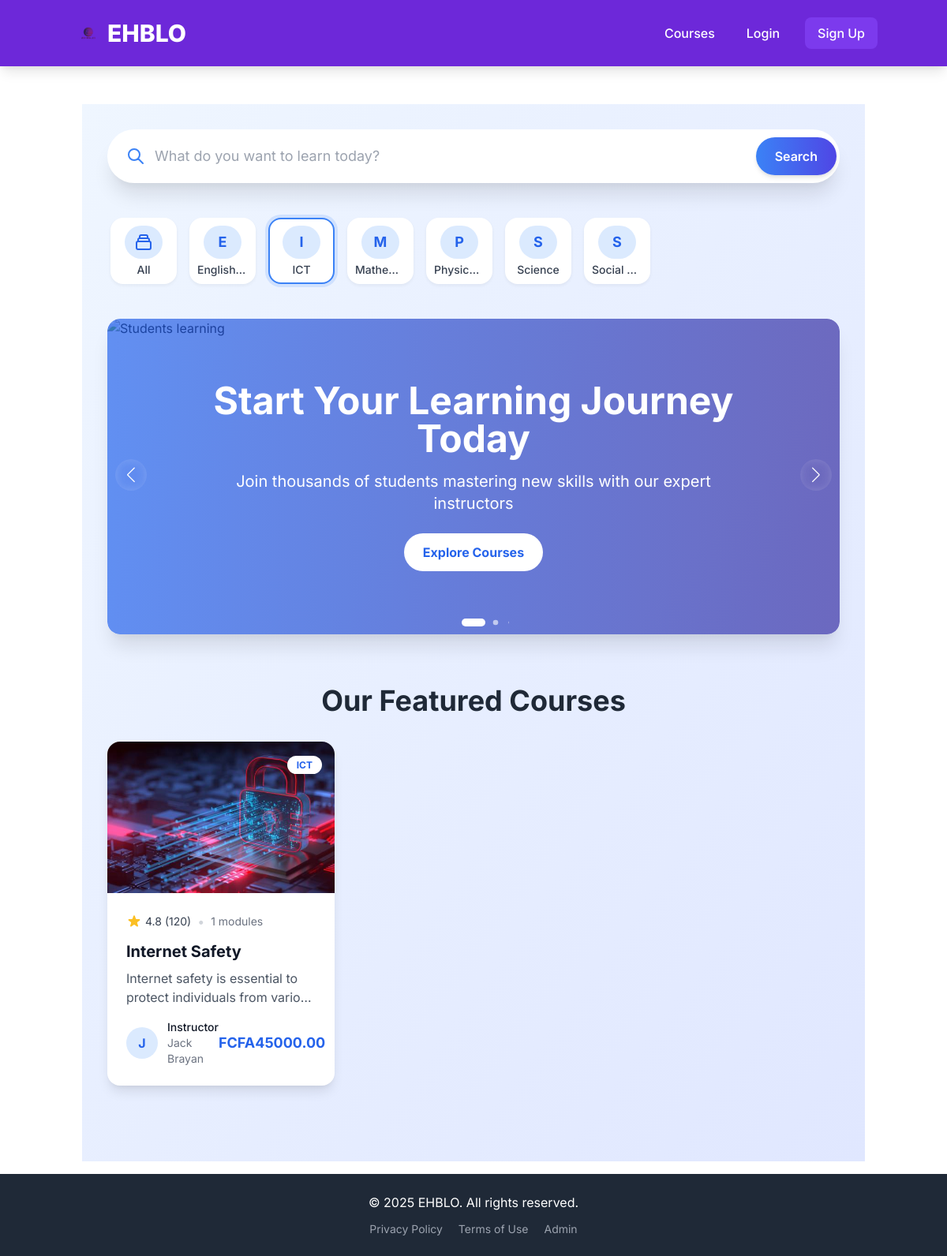
/courses/subject/ict/, run on the app's committed database.
### courses/models.py (models this page shows, shortened)
class Subject(models.Model):
    name = models.CharField(max_length=200, unique=True)
    slug = models.SlugField(max_length=200, unique=True, blank=True)
    class Meta:
        ordering = ('name',)

class Course(models.Model):
    instructor = models.ForeignKey(settings.AUTH_USER_MODEL,
                                   on_delete=models.CASCADE,
                                   related_name='courses_created',
                                   limit_choices_to={'user_type': 'instructor'})
    subject = models.ForeignKey(Subject,
                                 on_delete=models.CASCADE,
                                 related_name='courses')
    title = models.CharField(max_length=250)
    slug = models.SlugField(max_length=250, unique=True, blank=True)
    overview = models.TextField()
    created = models.DateTimeField(auto_now_add=True)
    updated = models.DateTimeField(auto_now=True)
    price = models.DecimalField(max_digits=10, decimal_places=2, default=0.00) # 0 for free courses
    is_published = models.BooleanField(default=False)
    tags = TaggableManager(blank=True)
    image = models.ImageField(upload_to='course_thumbnails/', null=True, blank=True)
    class Meta:
        ordering = ('-created',)

### users/models.py (models this page shows, shortened)
class CustomUser(AbstractUser):
    USER_TYPE_CHOICES = (
        ("student", "Student"),
        ("instructor", "Instructor"),
    )
    user_type = models.CharField(max_length=20, choices=USER_TYPE_CHOICES, default="student")
    bio = models.TextField(blank=True, null=True)
    profile_picture = models.ImageField(upload_to='profile_pics/', blank=True, null=True)
    phone_number = models.CharField(max_length=20, blank=True, null=True)
    country = models.CharField(max_length=100, blank=True, null=True)
    PEDAGOGIC_LEVEL_CHOICES = [
        ('primary', 'Primary'),
        ('secondary', 'Secondary'),
        ('university', 'University'),
        ('personal', 'Personal'),
    ]
    pedagogic_level = models.CharField(
        max_length=20,
        choices=PEDAGOGIC_LEVEL_CHOICES,
        blank=True,  # Allow it to be optional in the database
        null=True,   # Allow NULL in the database
        verbose_name="Pedagogic Level"
    )
    interests = models.ManyToManyField(
        Subject,
        related_name='interested_users',
        blank=True, # Allow users to have no interests selected initially
        verbose_name="Interests"
    )
    class Meta:
        verbose_name = "User"
        verbose_name_plural = "Users"

### courses/views.py (the view, shortened to what this page needs)
# urls.py: path('', views.CourseListView.as_view(), name='course_list'),
class CourseListView(ListView):
    model = Course
    template_name = 'courses/course_list.html'
    context_object_name = 'courses'
    paginate_by = 10
    def get_queryset(self):
        queryset = super().get_queryset().filter(is_published=True)
        subject_slug = self.kwargs.get('subject_slug')
        if subject_slug:
            subject = get_object_or_404(Subject, slug=subject_slug)
            queryset = queryset.filter(subject=subject)
        query = self.request.GET.get('q')
        return queryset.annotate(num_modules=Count('modules')).order_by('-created')
    def get_context_data(self, **kwargs):
        context = super().get_context_data(**kwargs)
        context['subjects'] = Subject.objects.annotate(total_courses=Count('courses', filter=Q(courses__is_published=True)))
        context['current_subject_slug'] = self.kwargs.get('subject_slug')
        context['query'] = self.request.GET.get('q', '')
        return context

### courses/templates/courses/course_list.html (shortened to what this page needs)
{% extends "base.html" %}
{% load static %}
{% block content %}
<div class="min-h-screen bg-gradient-to-br from-blue-50 to-indigo-100 py-8 px-4 sm:px-6 lg:px-8">
    <div class="max-w-7xl mx-auto mb-8 animate-fade-in">
        <form action="{% url 'course_list' %}" method="get" class="bg-white rounded-full shadow-xl p-1 flex items-center">
            <div class="relative flex-grow">
                <input type="search" name="q" placeholder="What do you want to learn today?" value="{{ query }}"
                       class="w-full p-4 pl-14 border-0 rounded-full focus:ring-2 focus:ring-blue-500 focus:outline-none text-lg placeholder-gray-400">
                <svg class="absolute left-5 top-1/2 transform -translate-y-1/2 h-6 w-6 text-blue-500" fill="none" viewBox="0 0 24 24" stroke="currentColor">
                    <path stroke-linecap="round" stroke-linejoin="round" stroke-width="2" d="M21 21l-6-6m2-5a7 7 0 11-14 0 7 7 0 0114 0z" />
                </svg>
            </div>
            <button type="submit"
                    class="bg-gradient-to-r from-blue-500 to-indigo-600 text-white px-6 py-3 rounded-full font-semibold hover:from-blue-600 hover:to-indigo-700 transition-all duration-300 transform hover:scale-105 shadow-md hover:shadow-lg ml-2 focus:outline-none focus:ring-2 focus:ring-offset-2 focus:ring-blue-500">
                Search
            </button>
        </form>
    </div>
    <div class="max-w-7xl mx-auto mb-8 animate-fade-in">
        <div class="swiper subjects-swiper">
            <div class="swiper-wrapper">
                <div class="swiper-slide w-auto">
                    <a href="{% url 'course_list' %}"
                       class="subject-card group {% if not current_subject_slug %}active-subject{% endif %}">
                        <div class="p-2 flex flex-col items-center justify-center w-20 h-20">
                            <div class="w-12 h-12 rounded-full bg-blue-100 flex items-center justify-center transition-all duration-300 group-hover:bg-blue-200">
                            </div>
                            <span class="text-sm mt-1 text-gray-700 truncate w-full text-center font-medium">All</span>
                        </div>
                    </a>
                </div>
                {% for subject in subjects %}
                <div class="swiper-slide w-auto">
                    <a href="{% url 'course_list_by_subject' subject.slug %}"
                       class="subject-card group {% if current_subject_slug == subject.slug %}active-subject{% endif %}">
                        <div class="p-2 flex flex-col items-center justify-center w-20 h-20">
                            <div class="w-12 h-12 rounded-full bg-blue-100 flex items-center justify-center transition-all duration-300 group-hover:bg-blue-200">
                                <span class="text-lg font-bold text-blue-600 transition-all duration-300 group-hover:scale-110">{{ subject.name|first }}</span>
                            </div>
                            <span class="text-sm mt-1 text-gray-700 truncate w-full text-center font-medium">{{ subject.name|truncatechars:12 }}</span>
                        </div>
                    </a>
                </div>
                {% endfor %}
            </div>
        </div>
    </div>
    <div class="max-w-7xl mx-auto mb-16 rounded-2xl overflow-hidden shadow-xl animate-fade-in">
        <div class="swiper hero-swiper">
            <div class="swiper-wrapper">
                <div class="swiper-slide relative">
                    <div class="absolute inset-0 bg-gradient-to-r from-blue-600 to-indigo-800 opacity-70"></div>
                    <img src="https://images.unsplash.com/photo-1522202176988-66273c2fd55f?ixlib=rb-1.2.1&auto=format&fit=crop&w=1350&q=80"
                         class="w-full h-full object-cover" alt="Students learning" loading="lazy">
                    <div class="absolute inset-0 flex items-center justify-center text-center px-8">
                        <div class="text-white max-w-2xl">
                            <h2 class="text-3xl sm:text-4xl md:text-5xl font-bold mb-4">Start Your Learning Journey Today</h2>
                            <p class="text-lg sm:text-xl mb-6">Join thousands of students mastering new skills with our expert instructors</p>
                            <a href="#" class="inline-block bg-white text-blue-600 px-6 py-3 rounded-full font-bold hover:bg-gray-100 transition duration-300 focus:outline-none focus:ring-2 focus:ring-offset-2 focus:ring-white">
                                Explore Courses
                            </a>
                        </div>
                    </div>
                </div>
            </div>
            <div class="swiper-pagination"></div>
            <div class="swiper-button-next !text-white"></div>
            <div class="swiper-button-prev !text-white"></div>
        </div>
    </div>
    <div class="max-w-7xl mx-auto mb-16">
        <h2 class="text-3xl sm:text-4xl font-bold text-gray-800 mb-8 text-center">Our Featured Courses</h2>
        {% if courses %}
            <div class="grid grid-cols-1 sm:grid-cols-2 lg:grid-cols-3 gap-8">
                {% for course in courses %}
                    <a href="{% url 'course_detail' course.id course.slug %}" class="course-card group">
                        <div class="bg-white rounded-2xl shadow-lg overflow-hidden hover:shadow-xl transition-all duration-300 transform hover:-translate-y-1 h-full flex flex-col">
                            <div class="relative overflow-hidden h-48 flex-shrink-0">
                                {% if course.image %}
                                    <img src="{{ course.image.url }}" alt="{{ course.title }}"
                                         class="w-full h-full object-cover transition-transform duration-500 group-hover:scale-105" loading="lazy">
                                {% endif %}
                                <div class="absolute top-4 right-4">
                                    <span class="bg-white text-blue-600 text-xs font-bold px-3 py-1 rounded-full shadow-md transition-all duration-300 group-hover:bg-blue-600 group-hover:text-white">
                                        {{ course.subject.name }}
                                    </span>
                                </div>
                            </div>
                            <div class="p-6 flex-grow">
                                <div class="flex items-center mb-3">
                                    <div class="flex items-center">
                                        <span class="text-gray-700 ml-1 text-sm">4.8 (120)</span>
                                    </div>
                                    <span class="mx-2 text-gray-300">•</span>
                                    <span class="text-gray-500 text-sm">{{ course.num_modules }} modules</span>
                                </div>
                                <h2 class="text-xl font-bold text-gray-900 mb-2 group-hover:text-blue-600 transition-colors duration-300">
                                    {{ course.title }}
                                </h2>
                                <p class="text-gray-600 mb-4 line-clamp-2">{{ course.overview }}</p>
                                <div class="flex items-center mt-auto">
                                    <div class="flex-shrink-0">
                                        <div class="h-10 w-10 rounded-full bg-blue-100 flex items-center justify-center text-blue-600 font-bold transition-all duration-300 group-hover:bg-blue-200">
                                            {{ course.instructor.get_full_name|default:course.instructor.username|first }}
                                        </div>
                                    </div>
                                    <div class="ml-3">
                                        <p class="text-sm font-medium text-gray-900">Instructor</p>
                                        <p class="text-sm text-gray-500">{{ course.instructor.get_full_name|default:course.instructor.username }}</p>
                                    </div>
                                    <div class="ml-auto text-lg font-bold text-blue-600">
                                        {% if course.price > 0 %}
                                            FCFA{{ course.price }}
                                        {% else %}
                                            <span class="bg-green-100 text-green-800 px-3 py-1 rounded-full text-sm font-semibold">Free</span>
                                        {% endif %}
                                    </div>
                                </div>
                            </div>
                        </div>
                    </a>
                {% endfor %}
            </div>
        {% endif %}
    </div>
</div>
<link rel="stylesheet" href="https://unpkg.com/swiper@8/swiper-bundle.min.css">
{% endblock %}

### templates/base.html (style rules this page uses)
body { font-family: 'Inter', sans-serif; @apply bg-gray-50; }
.animate-fade-in-up { animation: fadeInUp 0.8s ease-out forwards; }

### courses/templates/courses/course_list.html (style rules this page uses)
.animate-fade-in { animation: fade-in 0.5s ease-out forwards; }
.animate-fade-in-up { animation: fade-in-up 0.5s ease-out forwards; }
.line-clamp-2 { display: -webkit-box; -webkit-line-clamp: 2; -webkit-box-orient: vertical; overflow: hidden; }
.subjects-swiper { padding: 12px 4px; }
.subjects-swiper .swiper-slide { width: auto !important; margin-right: 8px; }
.subject-card { background: white; border-radius: 16px; transition: all 0.3s cubic-bezier(0.4, 0, 0.2, 1); box-shadow: 0 2px 4px rgba(0, 0, 0, 0.05); border: 2px solid transparent; display: flex; justify-content: center; }
.active-subject { border: 2px solid #3b82f6; box-shadow: 0 0 0 4px rgba(59, 130, 246, 0.15); }
.hero-swiper { height: 400px; border-radius: 1rem; overflow: hidden; }
.hero-swiper .swiper-button-next, .hero-swiper .swiper-button-prev { width: 40px; height: 40px; background: rgba(255, 255, 255, 0.2); backdrop-filter: blur(8px); border-radius: 50%; }
.hero-swiper .swiper-button-next:after, .hero-swiper .swiper-button-prev:after { font-size: 1.2rem; color: white; }
.course-card { transition: all 0.3s cubic-bezier(0.25, 0.8, 0.25, 1); outline: none; }

### data on the page
Subject: name|first "E", name "English…"
Subject: name|first "I", name "ICT"
Subject: name|first "M", name "Mathe…"
Subject: name|first "P", name "Physic…"
Subject: name|first "S", name "Science"
Subject: name|first "S", name "Social…"
Course: image (picture), subject.name "ICT", num_modules "1", title "Internet Safety", overview "Internet safety is essential to protect individuals from…", instructor.get_full_name|first "J", instructor.get_full_name "Jack Brayan", price "45000.00"
